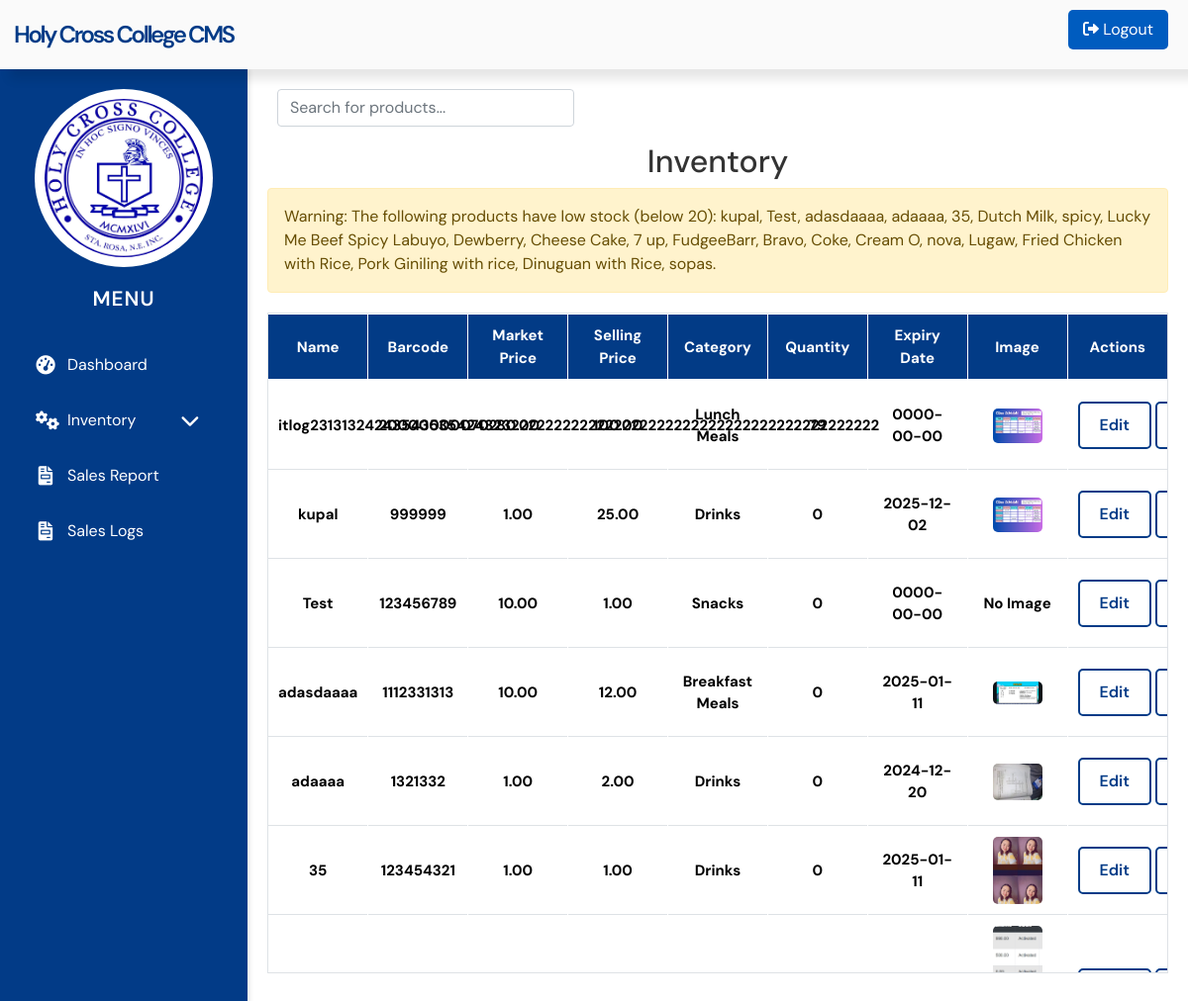
/inventory.php (signed in), run on the app's committed database.
### tables this page shows
CREATE TABLE `products` (
  `id` int(11) NOT NULL,
  `name` varchar(255) NOT NULL,
  `barcode` varchar(250) DEFAULT NULL,
  `quantity` int(11) NOT NULL,
  `image` varchar(255) NOT NULL,
  `expiry_date` date DEFAULT NULL,
  `market_price` decimal(10,2) NOT NULL,
  `selling_price` decimal(10,2) NOT NULL,
  `category` varchar(255) NOT NULL
);

### inventory.php (the view, shortened to what this page needs)
<?php
include 'db.php';
$query = "SELECT id, name, barcode, quantity, image, expiry_date, market_price, selling_price, category FROM products ORDER BY id DESC";
$result = $conn->query($query);
$availableProducts = [];
if ($result->num_rows > 0) {
    while ($row = $result->fetch_assoc()) {
        $availableProducts[] = $row;
    }
}
include 'sidebar.php';
?>
<!DOCTYPE html>
<html lang="en">
<head>
    <link rel="stylesheet" href="https://cdn.jsdelivr.net/npm/bootstrap@5.1.3/dist/css/bootstrap.min.css">
    <link rel="stylesheet" href="https://cdn.jsdelivr.net/npm/bootstrap-icons@1.8.1/font/bootstrap-icons.css">
    <link rel="stylesheet" href="assets/css/styles.css">
    <link rel="stylesheet" href="https://cdn.jsdelivr.net/npm/sweetalert2@11/dist/sweetalert2.min.css">
    <link rel="stylesheet" href="https://cdnjs.cloudflare.com/ajax/libs/font-awesome/6.0.0-beta3/css/all.min.css">
    <link rel="stylesheet" href="https://cdn.jsdelivr.net/npm/bootstrap@5.1.3/dist/css/bootstrap.min.css">
    <link rel="stylesheet" href="https://cdn.jsdelivr.net/npm/bootstrap-icons@1.8.1/font/bootstrap-icons.css">
</head>
<body>
    <div class="main-content">
        <div class="d-flex justify-content-between align-items-center mb-3">
            <input type="text" id="searchInput" class="form-control" placeholder="Search for products...">
        </div>
        <h2>Inventory</h2>
        <?php
        $lowStockProducts = [];
        foreach ($availableProducts as $product) {
            if ($product['quantity'] < 20) {
                $lowStockProducts[] = htmlspecialchars($product['name']);
            }
        }
        if (!empty($lowStockProducts)) {
            $lowStockList = implode(", ", $lowStockProducts);
            echo '<div class="alert alert-warning" role="alert">
                    Warning: The following products have low stock (below 20): ' . $lowStockList . '.
                  </div>';
        }
        ?>
        <table class="table" id="productTable">
            <thead>
                <tr>
                    <th>Name</th>
                    <th>Barcode</th>
                    <th>Market Price</th>
                    <th>Selling Price</th>
                    <th>Category</th>
                    <th>Quantity</th>
                    <th>Expiry Date</th>
                    <th>Image</th>
                    <th>Actions</th>
                </tr>
            </thead>
            <tbody>
                <?php foreach ($availableProducts as $product): ?>
                <tr>
                    <td><?php echo htmlspecialchars($product['name']); ?></td>
                    <td><?php echo htmlspecialchars($product['barcode']); ?></td>
                    <td><?php echo htmlspecialchars($product['market_price']); ?></td>
                    <td><?php echo htmlspecialchars($product['selling_price']); ?></td>
                    <td><?php echo htmlspecialchars($product['category']); ?></td>
                    <td><?php echo htmlspecialchars($product['quantity']); ?></td>
                    <td><?php echo htmlspecialchars($product['expiry_date']); ?></td>
                    <td>
                        <?php if ($product['image']): ?>
                            <img src="<?php echo 'assets/images/' . htmlspecialchars($product['image']); ?>" alt="<?php echo htmlspecialchars($product['name']); ?>" width="50">
                        <?php else: ?>
                            No Image
                        <?php endif; ?>
                    </td>
                    <td>
                    <div class="d-flex gap-1">
        <a href="edit_product.php?id=<?php echo $product['id']; ?>" class="btn btn-warning btn-sm">Edit</a>
        <button type="button" class="btn btn-success btn-sm" data-bs-toggle="modal" data-bs-target="#replenishModal<?php echo $product['id']; ?>">
        </button>
                    </td>
                </tr>
                <?php endforeach; ?>
            </tbody>
        </table>
</body>
</html>

### assets/css/styles.css (style rules this page uses)
body { font-family: Arial, sans-serif; background-color: #f4f4f4; margin: 0; padding: 0; }
h2 { text-align: center; color: #333; }
input, select, button { padding: 10px; margin-top: 5px; border-radius: 4px; border: 1px solid #ddd; }
table { width: 100%; border-collapse: collapse; }
table, th, td { border: 1px solid #ddd; }
th, td { padding: 10px; text-align: left; }
th { background-color: #f2f2f2; }

### sidebar.php (style rules this page uses)
body { font-family: 'Arial', sans-serif; display: flex; margin: 0; background-color: #f4f7fc; height: 100vh; flex-direction: column; }
.main-content { margin-left: 250px; padding: 20px; background-color: #ffffff; min-height: 100vh; box-sizing: border-box; margin-top: 70px; }

### inventory.php (style rules this page uses)
body { font-family: 'DM Sans', sans-serif,bold; }
.main-content { padding: 20px; }
.table { border-collapse: collapse; width: 100%; }
.table th, .table td { border: none; border-top: 1px solid white; border-left: 1px solid white; border-right: 1px solid white; padding: 10px; font-size: 15px; text-align: center; vertical-align: middle; font-weight: bold; }
.table th:first-child, .table td:first-child { border-left: none; }
.table th:last-child, .table td:last-child { border-right: none; }
.table thead th { background-color: #023B86; color: white; font-weight: 700; }
.table tbody { color: white; }
.table tbody td { color:black; }
.table tbody tr { border-bottom: 1px solid #dee2e6; }
.table img { border-radius: 5px; }
.alert { margin-bottom: 20px; }
#searchInput { width: 300px; margin-left: 10px; }
.table tbody { display: block; height: 600px; overflow-y: scroll; width: 100%; }
.table thead, .table tbody tr { display: table; width: 100%; table-layout: fixed; }

### data on the page
products: name "itlog231313242435435354243232222222222222222222222222222222222222222222", barcode "200000000702", market_price "80.00", selling_price "100.00", category "Lunch Meals", quantity "79", expiry_date "0000-00-00", image (picture)
products: name "kupal", barcode "999999", market_price "1.00", selling_price "25.00", category "Drinks", quantity "0", expiry_date "2025-12-02", image (picture)
products: name "Test", barcode "123456789", market_price "10.00", selling_price "1.00", category "Snacks", quantity "0", expiry_date "0000-00-00", image "No Image"
products: name "adasdaaaa", barcode "1112331313", market_price "10.00", selling_price "12.00", category "Breakfast Meals", quantity "0", expiry_date "2025-01-11", image (picture)
products: name "adaaaa", barcode "1321332", market_price "1.00", selling_price "2.00", category "Drinks", quantity "0", expiry_date "2024-12-20", image (picture)
products: name "35", barcode "123454321", market_price "1.00", selling_price "1.00", category "Drinks", quantity "0", expiry_date "2025-01-11", image (picture)
products: image (picture)
